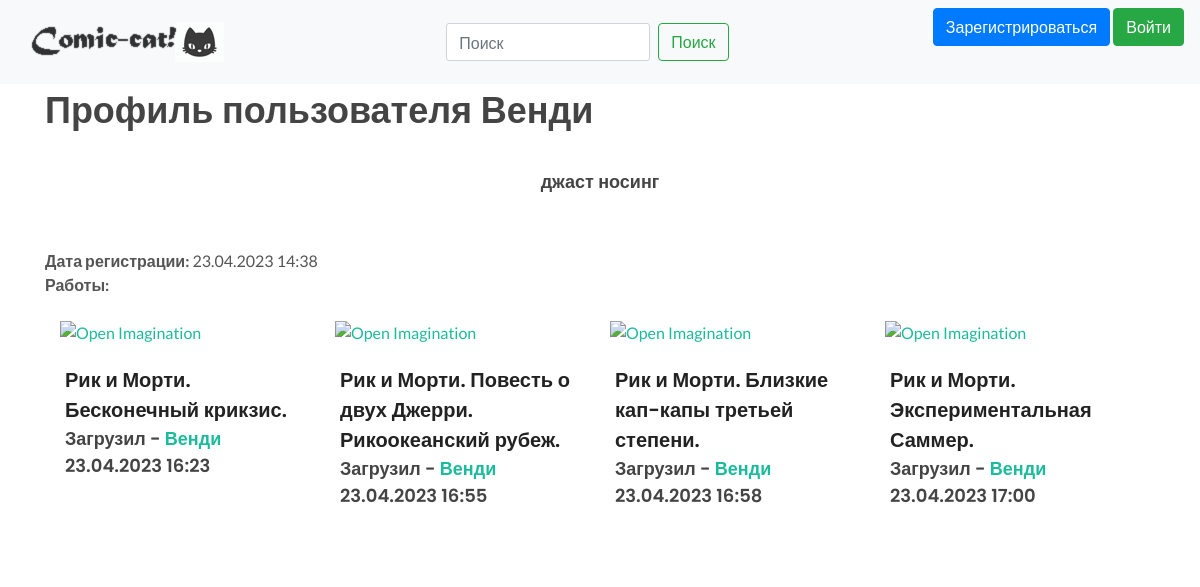
/users/3, run on the app's committed database.
### data/users.py (models this page shows, shortened)
class User(SqlAlchemyBase, UserMixin, SerializerMixin):
    __tablename__ = 'users'
    id = sqlalchemy.Column(sqlalchemy.Integer,
                           primary_key=True, autoincrement=True)
    name = sqlalchemy.Column(sqlalchemy.String, nullable=True)
    about = sqlalchemy.Column(sqlalchemy.String, nullable=True)
    email = sqlalchemy.Column(sqlalchemy.String,
                              index=True, unique=True, nullable=True)
    hashed_password = sqlalchemy.Column(sqlalchemy.String, nullable=True)
    created_date = sqlalchemy.Column(sqlalchemy.DateTime,
                                     default=datetime.datetime.now)
    comics = orm.relationship("Comics", back_populates='user')
    discussions = orm.relationship("Discussions", back_populates='user')
    posts = orm.relationship("Posts", back_populates='user')
    reviews = orm.relationship("Reviews", back_populates='user')

### data/comics.py (models this page shows)
class Comics(SqlAlchemyBase, SerializerMixin):
    __tablename__ = 'comics'
    id = sqlalchemy.Column(sqlalchemy.Integer,
                           primary_key=True, autoincrement=True)
    name = sqlalchemy.Column(sqlalchemy.String, nullable=True)
    namefind = sqlalchemy.Column(sqlalchemy.String, nullable=True)
    about = sqlalchemy.Column(sqlalchemy.String, nullable=True)
    cover = sqlalchemy.Column(sqlalchemy.String, nullable=True)
    created_date = sqlalchemy.Column(sqlalchemy.DateTime,
                                     default=datetime.datetime.now)
    user_id = sqlalchemy.Column(sqlalchemy.Integer,
                                sqlalchemy.ForeignKey("users.id"))
    genres_id = sqlalchemy.Column(sqlalchemy.Integer,
                                sqlalchemy.ForeignKey("genres.id"))
    user = orm.relationship('User')
    genres = orm.relationship('Genres')

### main.py (the view)
@app.route('/users/<int:id>')
def user(id):
    db_sess = db_session.create_session()
    user = db_sess.query(User).filter(User.id == id)[0]
    comics = list(db_sess.query(Comics).filter(Comics.user_id == id))
    return render_template("user.html", user=user, comics=comics)

### data/db_session.py (called while the page is built)
def create_session() -> Session:
    global __factory
    return __factory()

### templates/user.html (shortened to what this page needs)
{% extends "base.html" %}
{% block content %}
<h1>Профиль пользователя <strong>{{user.name}}</strong></h1>
<h4 style="text-align: center;">{{user.about}}</h4>
<div>
  <br><strong>Дата регистрации:</strong> {{user.created_date.strftime('%d.%m.%Y %H:%M')}}
  <br><strong>Работы:</strong>
  <div>
    {% if comics %}
        </div><br>
<div class="container" style = "dispaly: none;">
	<div id="oc-portfolio" class="owl-carousel portfolio-carousel carousel-widget owl-loaded owl-drag" data-pagi="false" data-items-xs="1" data-items-sm="2" data-items-md="3" data-items-lg="4">
		<div id = "maincarusel" class="owl-stage-outer" >
			<div class="owl-stage" style="transform: translate3d(0px, 0px, 0px); transition: all 0s ease 0s; width: 1900px;">
				{% for item in comics%}
				<div class="owl-item active" style="width: 217.5px; margin-right: 20px;">
					<div class="portfolio-item">
						<div class="portfolio-image">
							<a href="portfolio-single.html">
							</a>
							<div class="bg-overlay">
							</div>
						</div>
						<div class="portfolio-desc">
							<h3><a href="/comics/{{ item.id }}">{{item.name}}</a></h3>
							<h4>Загрузил - <a href="/users/{{ item.user.id }}"> {{item.user.name}}</a><br>{{item.created_date.strftime('%d.%m.%Y %H:%M')}}</h4>
						</div>
					</div>
				</div>
			{% endfor %}
			</div>
		</div>
	</div>
</div>
    {% else %}
      <br>У этого пользователя ещё нет созданных комиксов
    {% endif %}
  </div>
{% endblock %}

### data on the page
User: name "Венди", about "джаст носинг", created_date "23.04.2023 14:38"
Comics: name "Рик и Морти. Бесконечный крикзис.", user.name "Венди", created_date "23.04.2023 16:23"
Comics: name "Рик и Морти. Повесть о двух Джерри. Рикоокеанский рубеж.", user.name "Венди", created_date "23.04.2023 16:55"
Comics: name "Рик и Морти. Близкие кап-капы третьей степени.", user.name "Венди", created_date "23.04.2023 16:58"
Comics: name "Рик и Морти. Экспериментальная Саммер.", user.name "Венди", created_date "23.04.2023 17:00"
